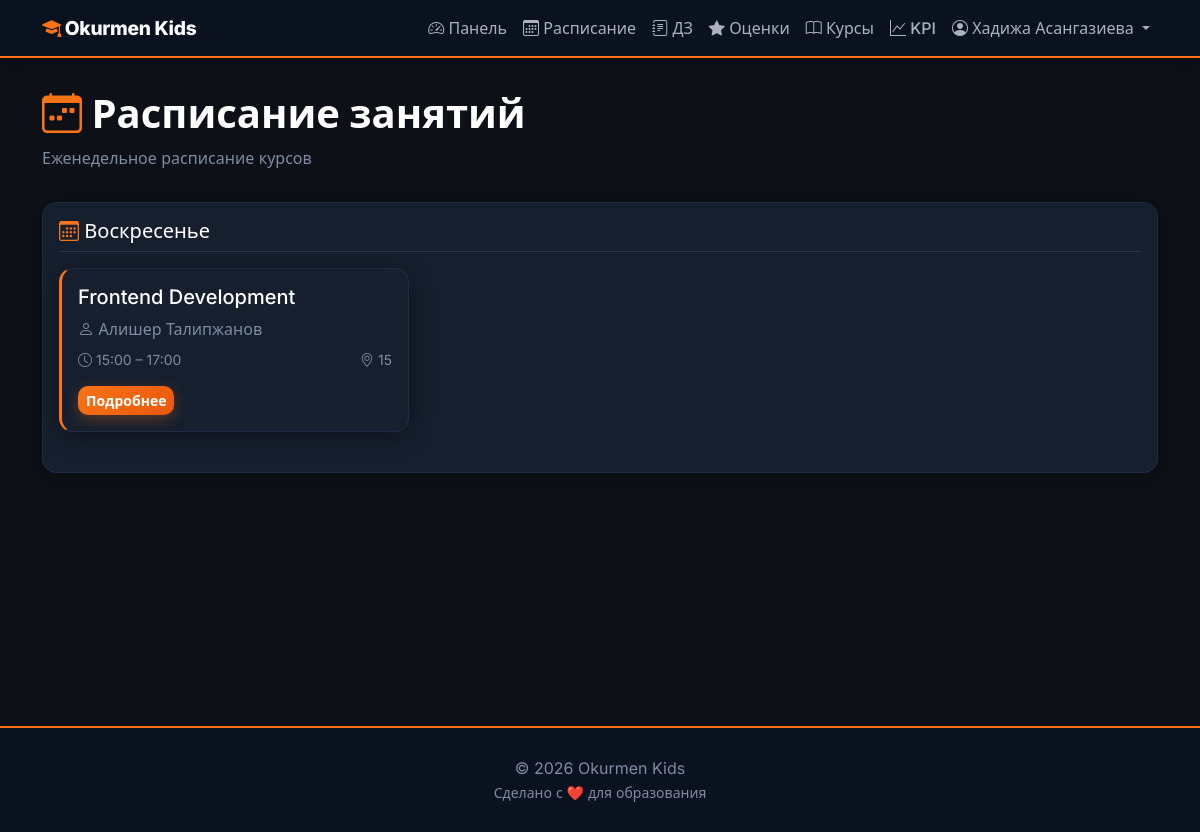
Page /schedule/ (signed in) on the earlier database version.
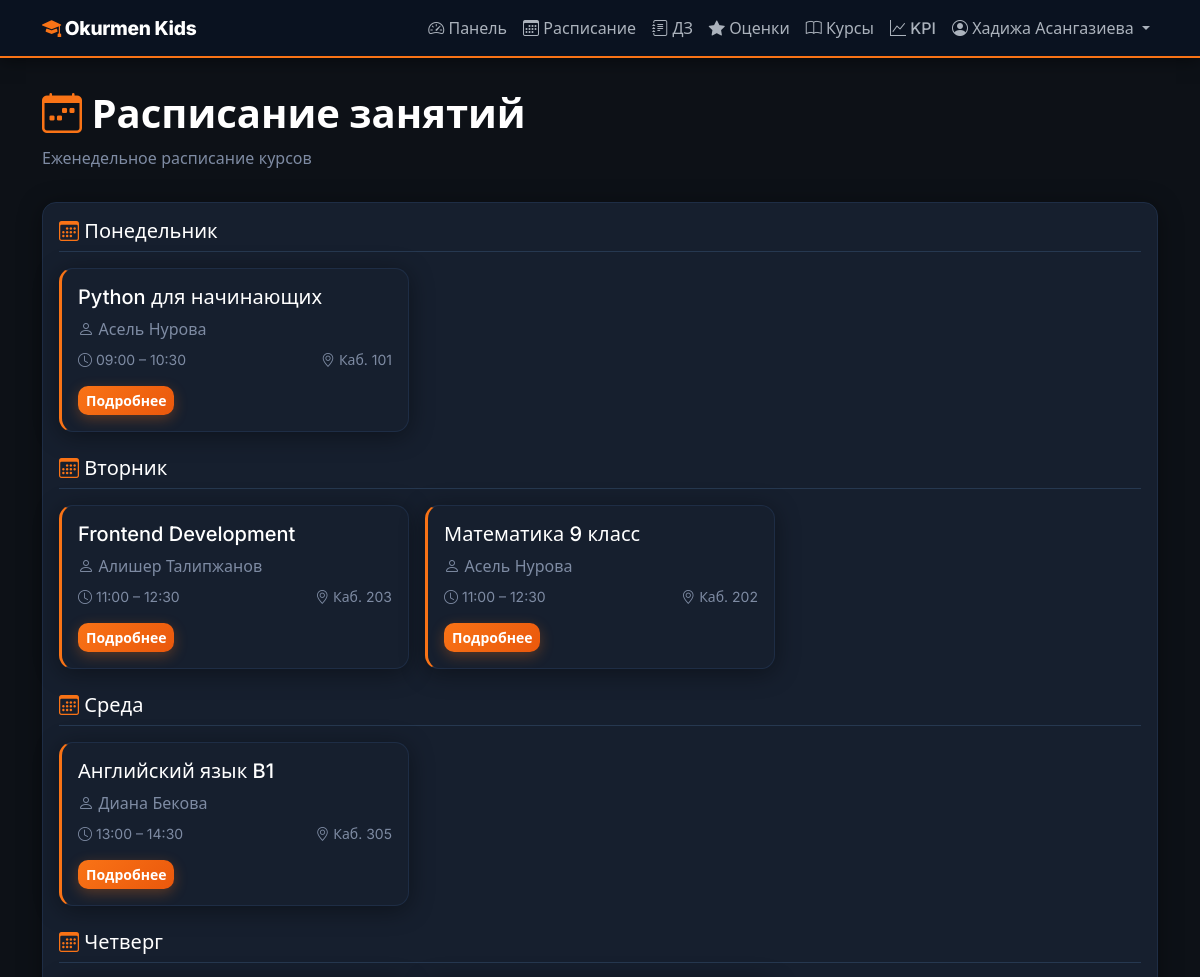
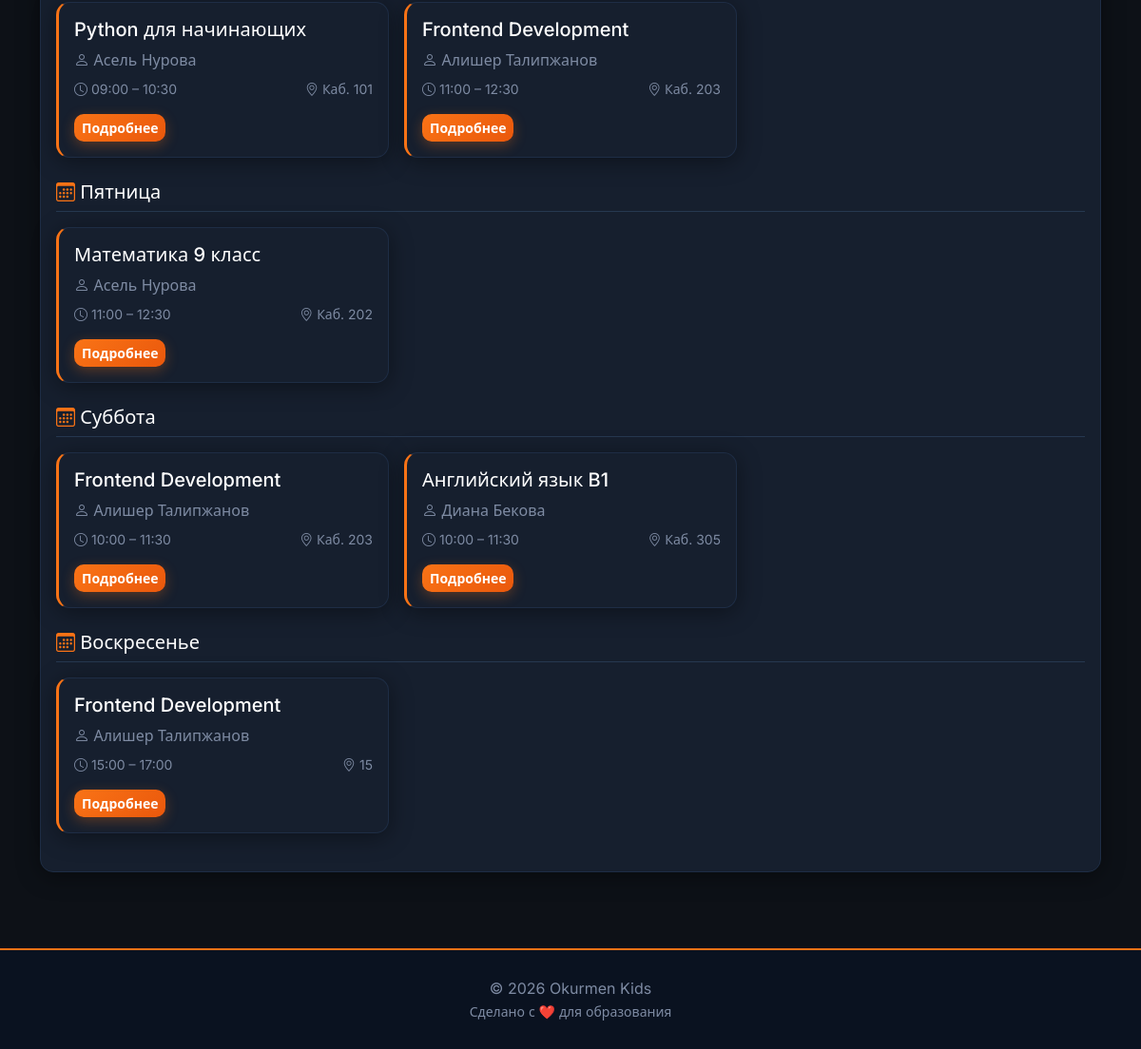
Same page on the later database version (2 pictures, top to bottom).
### education/models/schedule.py (models this page shows, shortened)
class Schedule(models.Model):
    WEEKDAY_CHOICES = (
        (0, 'Понедельник'),
        (1, 'Вторник'),
        (2, 'Среда'),
        (3, 'Четверг'),
        (4, 'Пятница'),
        (5, 'Суббота'),
        (6, 'Воскресенье'),
    )
    course = models.ForeignKey(Course, on_delete=models.CASCADE, related_name='schedules')
    weekday = models.IntegerField(choices=WEEKDAY_CHOICES)
    start_time = models.TimeField()
    end_time = models.TimeField()
    room = models.CharField(max_length=50)
    class Meta:
        verbose_name = 'Расписание'
        verbose_name_plural = 'Расписание'
        ordering = ['weekday', 'start_time']

### education/models/course.py (models this page shows, shortened)
class Course(models.Model):
    name = models.CharField(max_length=200)
    description = models.TextField()
    icon = models.ImageField(upload_to='course_icons/', blank=True, null=True, verbose_name='Иконка курса')
    cover_image = models.ImageField(upload_to='course_covers/', blank=True, null=True, verbose_name='Обложка курса')
    mentor = models.ForeignKey(Mentor, on_delete=models.SET_NULL, null=True, related_name='courses')
    duration_weeks = models.IntegerField()
    max_students = models.IntegerField(default=15)
    start_date = models.DateField()
    end_date = models.DateField()
    is_active = models.BooleanField(default=True)
    created_at = models.DateTimeField(auto_now_add=True)
    class Meta:
        verbose_name = 'Курс'
        verbose_name_plural = 'Курсы'
        ordering = ['-start_date']

### education/models/mentor.py (models this page shows, shortened)
class Mentor(models.Model):
    user = models.OneToOneField(User, on_delete=models.CASCADE, related_name='mentor_profile')
    photo = models.ImageField(upload_to='mentors/', blank=True, null=True, verbose_name='Фото ментора')
    specialization = models.CharField(max_length=200)
    bio = models.TextField(blank=True)
    experience_years = models.IntegerField(default=0)
    education = models.TextField(blank=True)
    hire_date = models.DateField(default=timezone.now)
    class Meta:
        verbose_name = 'Ментор'
        verbose_name_plural = 'Менторы'

### education/models/user.py (models this page shows, shortened)
class User(AbstractUser):
    ROLE_CHOICES = (
        ('admin', 'Администратор'),
        ('mentor', 'Ментор'),
        ('parent', 'Родитель'),
        ('student', 'Ученик'),
    )
    role = models.CharField(max_length=10, choices=ROLE_CHOICES, default='parent')
    phone = models.CharField(max_length=20, blank=True)
    avatar = models.ImageField(upload_to='avatars/', blank=True, null=True)
    date_of_birth = models.DateField(blank=True, null=True)
    address = models.TextField(blank=True)

### education/views.py (the view, shortened to what this page needs)
# urls.py: path('schedule/', views.schedule_view, name='schedule'),
@login_required
def schedule_view(request):
    user = request.user
    if user.role == 'parent':
        children = Student.objects.filter(parent=user, is_active=True)
        courses = Course.objects.filter(
            enrollments__student__in=children, is_active=True
        ).distinct()
    else:
        courses = Course.objects.filter(is_active=True)
    schedules = Schedule.objects.filter(course__in=courses).select_related('course')
    schedule_by_day = {}
    for schedule in schedules:
        day = schedule.get_weekday_display()
        if day not in schedule_by_day:
            schedule_by_day[day] = []
        schedule_by_day[day].append(schedule)
    return render(request, 'schedule.html', {'schedule_by_day': schedule_by_day})

### education/context_processors.py (called while the page is built, shortened)
def notifications(request):
    if not request.user.is_authenticated:
        return {}
    if request.user.role not in ('admin', 'mentor'):
        return {}

### education/templates/schedule.html (shortened to what this page needs)
{% extends 'base.html' %}
{% block content %}
<div class="row mb-3">
    <div class="col-12">
        <h1 class="fw-bold" style="color:var(--ok-white);">
            <i class="bi bi-calendar-week" style="color:var(--ok-accent);"></i> Расписание занятий
        </h1>
        <p class="ok-muted">Еженедельное расписание курсов</p>
    </div>
</div>
<div class="card">
    <div class="card-body">
        {% if schedule_by_day %}
            {% for day, schedules in schedule_by_day.items %}
            <div class="mb-4">
                <h5 class="mb-3 pb-2" style="color:var(--ok-white);border-bottom:1px solid var(--ok-border-2);">
                    <i class="bi bi-calendar3" style="color:var(--ok-accent);"></i> {{ day }}
                </h5>
                <div class="row g-3">
                    {% for schedule in schedules %}
                    <div class="col-md-6 col-lg-4">
                        <div class="card h-100" style="border-left:3px solid var(--ok-accent);">
                            <div class="card-body">
                                <h5 class="card-title" style="color:var(--ok-white);">{{ schedule.course.name }}</h5>
                                <p class="ok-muted mb-2">
                                    <i class="bi bi-person"></i> {{ schedule.course.mentor.user.get_full_name }}
                                </p>
                                <div class="d-flex justify-content-between align-items-center">
                                    <small class="ok-muted">
                                        <i class="bi bi-clock"></i>
                                        {{ schedule.start_time|time:"H:i" }} – {{ schedule.end_time|time:"H:i" }}
                                    </small>
                                    <small class="ok-muted">
                                        <i class="bi bi-geo-alt"></i> {{ schedule.room }}
                                    </small>
                                </div>
                                <div class="mt-3">
                                    <a href="{% url 'course_detail' schedule.course.id %}" class="btn btn-sm btn-primary">
                                        Подробнее
                                    </a>
                                </div>
                            </div>
                        </div>
                    </div>
                    {% endfor %}
                </div>
            </div>
            {% endfor %}
        {% else %}
            <div class="text-center py-5">
                <i class="bi bi-calendar-x" style="font-size:4rem;color:var(--ok-muted);"></i>
                <h5 class="mt-3" style="color:var(--ok-white);">Расписание пусто</h5>
                <p class="ok-muted">На данный момент нет запланированных занятий</p>
            </div>
        {% endif %}
    </div>
</div>
{% endblock %}

Differences in the rows shown:
added Schedule: day "Понедельник", course.name "Python для начинающих", course.mentor.user.get_full_name "Асель Нурова", start_time "09:00", end_time "10:30", room "Каб. 101"
added Schedule: day "Вторник", course.name "Frontend Development", course.mentor.user.get_full_name "Алишер Талипжанов", start_time "11:00", end_time "12:30", room "Каб. 203"
added Schedule: course.name "Математика 9 класс", course.mentor.user.get_full_name "Асель Нурова", start_time "11:00", end_time "12:30", room "Каб. 202", shown under "Вторник"
added Schedule: day "Среда", course.name "Английский язык B1", course.mentor.user.get_full_name "Диана Бекова", start_time "13:00", end_time "14:30", room "Каб. 305"
added Schedule: day "Четверг", course.name "Python для начинающих", course.mentor.user.get_full_name "Асель Нурова", start_time "09:00", end_time "10:30", room "Каб. 101"
added Schedule: course.name "Frontend Development", course.mentor.user.get_full_name "Алишер Талипжанов", start_time "11:00", end_time "12:30", room "Каб. 203", shown under "Четверг"
added Schedule: day "Пятница", course.name "Математика 9 класс", course.mentor.user.get_full_name "Асель Нурова", start_time "11:00", end_time "12:30", room "Каб. 202"
added Schedule: day "Суббота", course.name "Frontend Development", course.mentor.user.get_full_name "Алишер Талипжанов", start_time "10:00", end_time "11:30", room "Каб. 203"
added Schedule: course.name "Английский язык B1", course.mentor.user.get_full_name "Диана Бекова", start_time "10:00", end_time "11:30", room "Каб. 305", shown under "Суббота"
